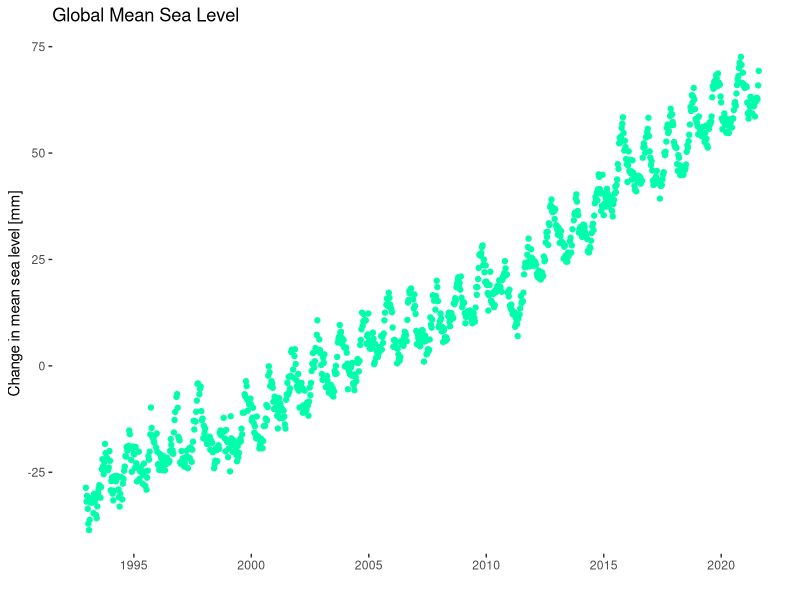

Write R code to recreate this figure.
library(dplyr)
library(ggplot2)
library(tidyr)
library(stringr)


tabela4 <- read.csv2("Data/sea_level.csv")

tab4 <- as.data.frame(apply(tabela4, 2, as.numeric))

wyk3 <- ggplot(tab4, aes(x = Data, y = Liczba)) +
  geom_point(aes(x = Data, y = Liczba), color = "#00ffaa")  +
  labs(title = "Global Mean Sea Level", x = "",
       y = "Change in mean sea level [mm]") +
  theme(
    panel.background = element_rect(fill = "transparent"),
    legend.background = element_rect(fill = "transparent"),
    plot.background = element_rect(fill = "transparent"), 
    #panel.grid.major = element_blank(), panel.grid.minor = element_blank()
  ) +
  scale_x_continuous(breaks = c(1995, 2000, 2005, 2010, 2015, 2020))

wyk3
